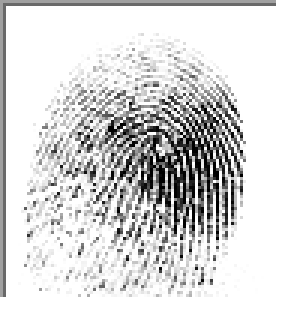
#> input picture src/data/103__F_Left_little_finger.BMP, 96 x 103 px (shown 3 times larger)
$ python -i ascii_converter.py   (imports and definitions only)
#> lines starting #> are read from the running program, lines starting #| are printed output that depends on the picture
from PIL import Image

def image_ascii(image_path):
    # Buka gambar
#> called with image_path = '../data/103__F_Left_little_finger.BMP'
    img = Image.open(image_path)
#> img is the input picture: PIL image 96x103 RGBA; mean R, G, B, A 194, 194, 194, 234.9
    width, height = img.size
#> width = 96; height = 103

    # Convert image to grayscale
    img = img.convert('L')
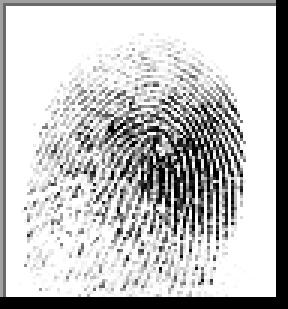
#> img: PIL image 96x103 L (shown 3 times larger); min 0, max 255, mean 194
    if width % 8 != 0:
        img = img.resize((width - (width % 8), height))

    # # Find first and last non-white rows
    # first_non_white_row = find_first_non_white_row(img, width, height)
    # last_non_white_row = find_last_non_white_row(img, width, height)

    # # Crop the image to remove white rows from top and bottom
    # img = img.crop((0, first_non_white_row, width, last_non_white_row + 1))
    width, height = img.size  # Update dimensions after cropping

    ascii_data = ''
    binary_data = ''

    for y in range(height):
        for x in range(width):
            pixel_value = img.getpixel((x, y))
            # Create a binary string based on the pixel value
            binary_data += '0' if pixel_value < 128 else '1'

    for i in range(0, len(binary_data), 8):
        byte = binary_data[i:i+8]
        if len(byte) == 8:
            ascii_char = chr(int(byte, 2))
            ascii_data += ascii_char
#> this loop made 1236 passes
#> (i, byte, ascii_char, ascii_data) on passes 2 to 12: (8, '11111111', 'ÿ', 'ÿÿ'), (16, '11111111', 'ÿ', 'ÿÿÿ'), (24, '11111111', 'ÿ', 'ÿÿÿÿ'), (32, '11111111', 'ÿ', 'ÿÿÿÿÿ'), (40, '11111111', 'ÿ', 'ÿÿÿÿÿÿ'), (48, '11111111', 'ÿ', 'ÿÿÿÿÿÿÿ'), (56, '11111111', 'ÿ', 'ÿÿÿÿÿÿÿÿ'), (64, '11111111', 'ÿ', 'ÿÿÿÿÿÿÿÿÿ'), (72, '11111111', 'ÿ', 'ÿÿÿÿÿÿÿÿÿÿ'), (80, '11111111', 'ÿ', 'ÿÿÿÿÿÿÿÿÿÿÿ'), (88, '11110000', 'ð', 'ÿÿÿÿÿÿÿÿÿÿÿð')
#> (i, byte, ascii_char) on passes 25 to 30: (192, '10111111', '¿'), (200, '11111111', 'ÿ'), (208, '11111111', 'ÿ'), (216, '11111111', 'ÿ'), (224, '11111111', 'ÿ'), (232, '11111111', 'ÿ')

    return ascii_data

>>> result = image_ascii('../data/103__F_Left_little_finger.BMP')

$ run again, on src/data/376__F_Left_little_finger.BMP
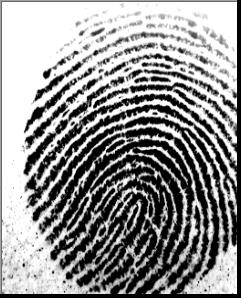
#> input picture src/data/376__F_Left_little_finger.BMP, 241 x 298 px
#> in image_ascii, img is the input picture: PIL image 241x298 RGB; min 0, max 255, mean 146.3
#> in image_ascii, `img = img.resize((width - (width % 8), height))`:
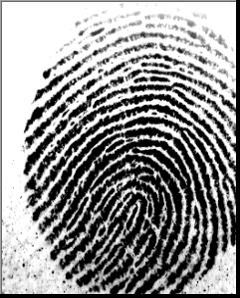
#> img: PIL image 240x298 L; min 0, max 255, mean 146.4
#> the loop in image_ascii, `for i in range(0, len(binary_data), 8):` made 8940 passes
#> (i, byte, ascii_char, ascii_data) on passes 2 to 9: (8, '11111111', 'ÿ', 'ÿÿ'), (16, '11111111', 'ÿ', 'ÿÿÿ'), (24, '11111111', 'ÿ', 'ÿÿÿÿ'), (32, '11111111', 'ÿ', 'ÿÿÿÿÿ'), (40, '11111111', 'ÿ', 'ÿÿÿÿÿÿ'), (48, '11111111', 'ÿ', 'ÿÿÿÿÿÿÿ'), (56, '11111111', 'ÿ', 'ÿÿÿÿÿÿÿÿ'), (64, '11111111', 'ÿ', 'ÿÿÿÿÿÿÿÿÿ')

$ run again, on src/data/108__M_Left_little_finger.BMP
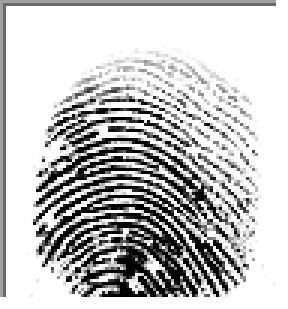
#> input picture src/data/108__M_Left_little_finger.BMP, 96 x 103 px (shown 3 times larger)
#> in image_ascii, img is the input picture: PIL image 96x103 RGBA; mean R, G, B, A 174.7, 174.7, 174.7, 234.9
#> in image_ascii, `img = img.convert('L')`:
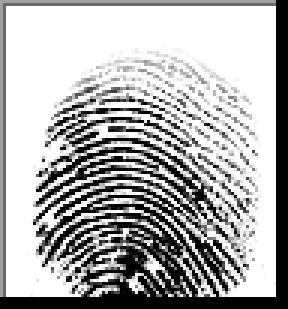
#> img: PIL image 96x103 L (shown 3 times larger); min 0, max 255, mean 174.7
#> the loop in image_ascii, `for i in range(0, len(binary_data), 8):` made 1236 passes
#> (i, byte, ascii_char, ascii_data) on passes 2 to 9: (8, '11111111', 'ÿ', 'ÿÿ'), (16, '11111111', 'ÿ', 'ÿÿÿ'), (24, '11111111', 'ÿ', 'ÿÿÿÿ'), (32, '11111111', 'ÿ', 'ÿÿÿÿÿ'), (40, '11111111', 'ÿ', 'ÿÿÿÿÿÿ'), (48, '11111111', 'ÿ', 'ÿÿÿÿÿÿÿ'), (56, '11111111', 'ÿ', 'ÿÿÿÿÿÿÿÿ'), (64, '11111111', 'ÿ', 'ÿÿÿÿÿÿÿÿÿ')

$ run again, on src/data/112__M_Left_little_finger.BMP
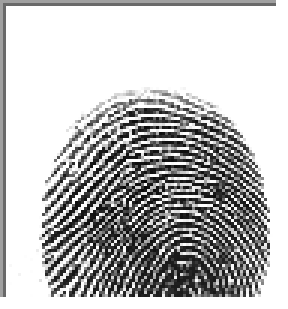
#> input picture src/data/112__M_Left_little_finger.BMP, 96 x 103 px (shown 3 times larger)
#> in image_ascii, img is the input picture: PIL image 96x103 RGBA; mean R, G, B, A 169.2, 169.2, 169.2, 234.9
#> in image_ascii, `img = img.convert('L')`:
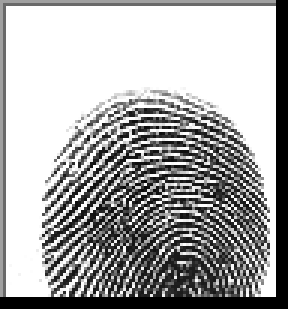
#> img: PIL image 96x103 L (shown 3 times larger); min 0, max 255, mean 169.2
#> the loop in image_ascii, `for i in range(0, len(binary_data), 8):` made 1236 passes
#> (i, byte, ascii_char, ascii_data) on passes 2 to 9: (8, '11111111', 'ÿ', 'ÿÿ'), (16, '11111111', 'ÿ', 'ÿÿÿ'), (24, '11111111', 'ÿ', 'ÿÿÿÿ'), (32, '11111111', 'ÿ', 'ÿÿÿÿÿ'), (40, '11111111', 'ÿ', 'ÿÿÿÿÿÿ'), (48, '11111111', 'ÿ', 'ÿÿÿÿÿÿÿ'), (56, '11111111', 'ÿ', 'ÿÿÿÿÿÿÿÿ'), (64, '11111111', 'ÿ', 'ÿÿÿÿÿÿÿÿÿ')
